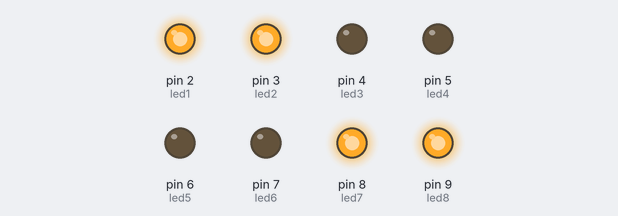
This sketch was run on a simulated Arduino Uno, built with avr-gcc and run on an emulated ATmega328P. On the bench: output pins drawn as LEDs (lit = HIGH).

Above: at 0.15 s.
At 0.45 s:
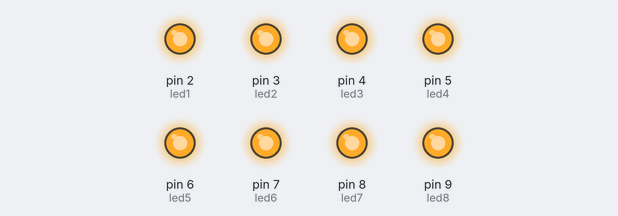
At 0.65 s:
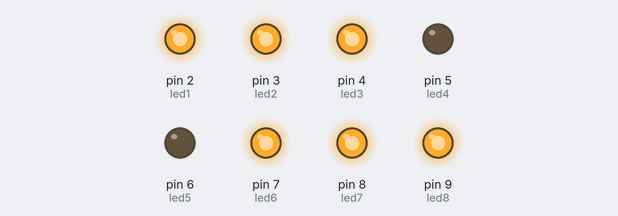
At 1.45 s:
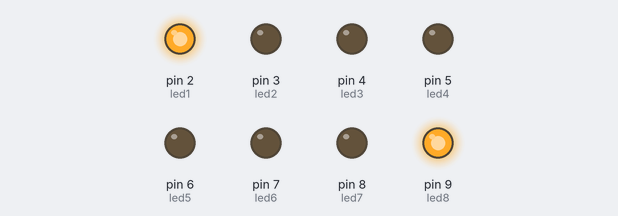
At 2.5 s:
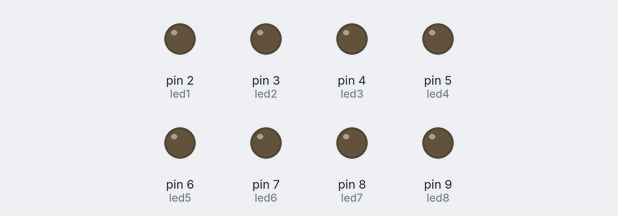
Timing chart, 0 to 3.2 s (numbered marks = the images above):
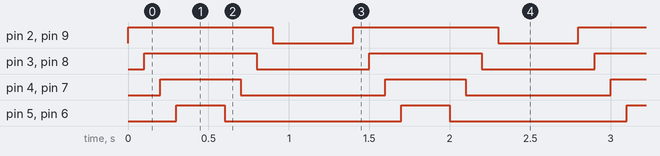

The sketch:

Led_Ani.ino
```cpp
#define led1 2
#define led2 3
#define led3 4
#define led4 5
#define led5 6
#define led6 7
#define led7 8
#define led8 9

void setup()
{
pinMode(led1,OUTPUT);
pinMode(led2,OUTPUT);
pinMode(led2,OUTPUT);
pinMode(led3,OUTPUT);
pinMode(led4,OUTPUT);
pinMode(led5,OUTPUT);
pinMode(led6,OUTPUT);
pinMode(led7,OUTPUT);
pinMode(led8,OUTPUT);
}

void loop()
{
    digitalWrite(led8,1);
    digitalWrite(led1,1);
    delay(100);
    digitalWrite(led7,1);
    digitalWrite(led2,1);
    delay(100);
    digitalWrite(led6,1);
    digitalWrite(led3,1);
    delay(100);
    digitalWrite(led5,1);
    digitalWrite(led4,1);
    delay(300);

    digitalWrite(led4,0);
    digitalWrite(led5,0);
    delay(100);
    digitalWrite(led6,0);
    digitalWrite(led3,0);
    delay(100);
    digitalWrite(led7,0);
    digitalWrite(led2,0);
    delay(100);
    digitalWrite(led8,0);
    digitalWrite(led1,0);
    delay(500);
}
```

Measured:
- by itself, pin 2 (led1), pin 9 (led8): alternates HIGH for 0.90 s and LOW for 0.50 s
- by itself, pin 3 (led2), pin 8 (led7): alternates HIGH for 0.70 s and LOW for 0.70 s
- by itself, pin 4 (led3), pin 7 (led6): alternates HIGH for 0.50 s and LOW for 0.90 s
- by itself, pin 5 (led4), pin 6 (led5): alternates HIGH for 0.30 s and LOW for 1.1 s
